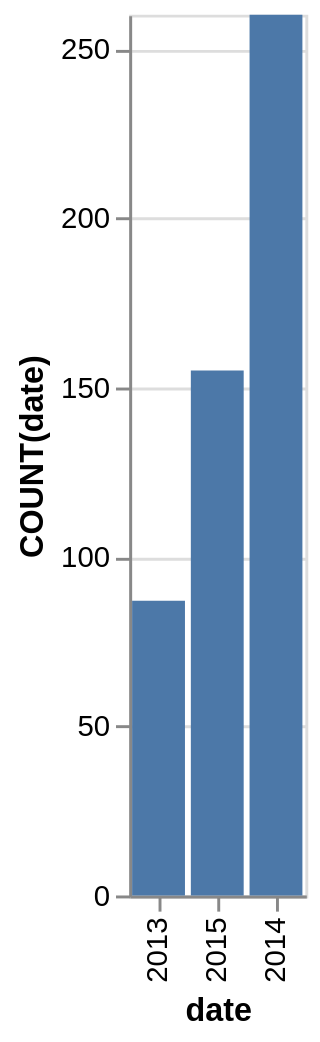

The specification (Vega-Lite) saved for this image:
### Vega-Lite specification from a JSON file in a GitHub repository (floating-point values rounded to 4 significant figures)
{"data": {"values": [{"x_data": "2013", "y_data": 87}, {"x_data": "2015", "y_data": 155}, {"x_data": "2014", "y_data": 260}]}, "mark": "bar", "encoding": {"x": {"field": "x_data", "type": "nominal", "title": "date", "sort": {"op": "sum", "field": "y_data", "order": "ascending"}}, "y": {"field": "y_data", "type": "quantitative", "title": "COUNT(date)"}}}
